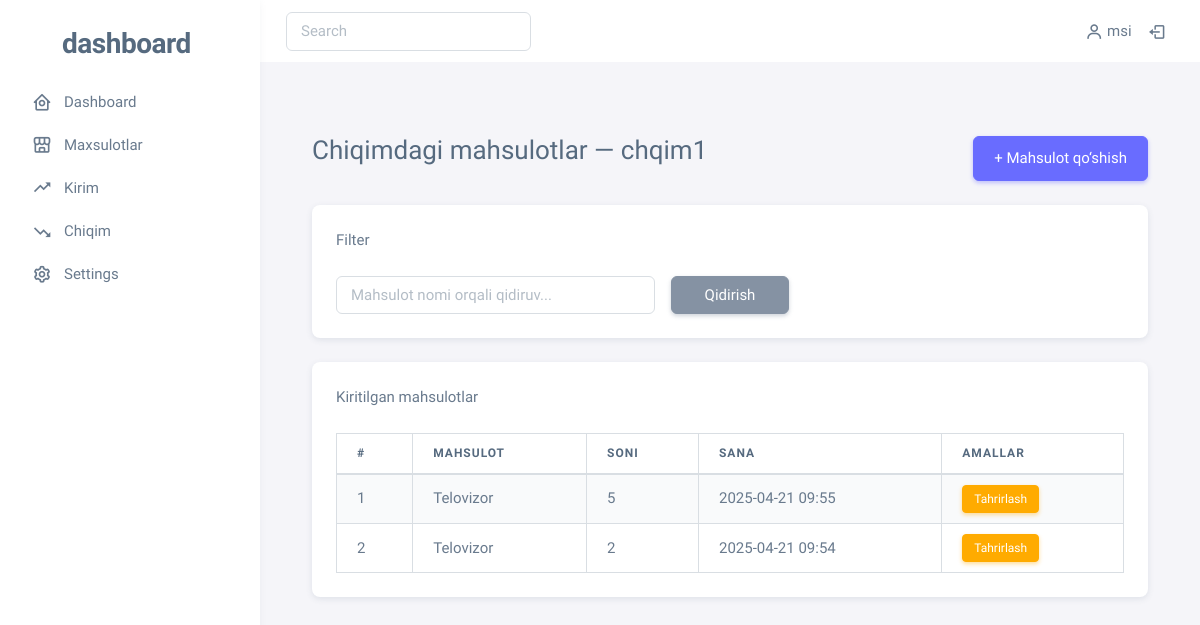
/out/1/ (signed in), run on the app's committed database.
### main/models.py (models this page shows, shortened)
class Out(models.Model):
    description = models.TextField()
    created_at = models.DateTimeField(auto_now_add=True)
    class Meta:
        verbose_name = 'Out'
        verbose_name_plural = 'Outs'
        ordering = ['-created_at']

class OutItem(models.Model):
    out = models.ForeignKey(Out, on_delete=models.CASCADE)
    product = models.ForeignKey(Product, on_delete=models.CASCADE)
    quantity = models.PositiveIntegerField()
    created_at = models.DateTimeField(auto_now_add=True)
    class Meta:
        verbose_name = 'OutItem'
        verbose_name_plural = 'OutItems'
        ordering = ['-created_at']

class Product(models.Model):
    name = models.CharField(max_length=100)
    price = models.DecimalField(max_digits=10, decimal_places=2)
    description = models.TextField()
    quantity = models.PositiveIntegerField()
    created_at = models.DateTimeField(auto_now_add=True)
    category = models.ForeignKey('Category', on_delete=models.SET_NULL, null=True)
    class Meta:
        verbose_name = 'Product'
        verbose_name_plural = 'Products'
        ordering = ['-created_at']

### main/views.py (the view)
# urls.py: path('out/<int:out_id>/', views.out_item, name='out_item'),
@login_required(login_url='login')
def out_item(request, out_id):
    out = Out.objects.get(id=out_id)
    out_items = OutItem.objects.filter(out=out)
    context = {'items': out_items, 'products': Product.objects.all(), 'out': out}
    return render(request, 'out_item.html', context=context)

### templates/out_item.html (shortened to what this page needs)
{% extends 'base.html' %}
{% load static %}
{% block content %}
<div class="container mt-5">
  <div class="d-flex justify-content-between align-items-cout mb-4">
    <h3>Chiqimdagi mahsulotlar — {{ out.description }}</h3>
    <button class="btn btn-primary" data-bs-toggle="modal" data-bs-target="#addItemModal">
      + Mahsulot qo‘shish
    </button>
  </div>
  <div class="card mb-4">
    <div class="card-header">Filter</div>
    <div class="card-body">
      <form method="GET" class="row g-3" action="{% url 'filter_out_item' out.id %}">
        <div class="col-md-5">
          <input type="text" name="search" class="form-control" placeholder="Mahsulot nomi orqali qidiruv..." value="{{ request.GET.search }}">
        </div>
        <div class="col-md-2">
          <button type="submit" class="btn btn-secondary w-100">Qidirish</button>
        </div>
      </form>
    </div>
  </div>
  <div class="card">
    <div class="card-header">Kiritilgan mahsulotlar</div>
    <div class="card-body">
      <table class="table table-bordered table-striped">
        <thead>
          <tr>
            <th>#</th>
            <th>Mahsulot</th>
            <th>Soni</th>
            <th>Sana</th>
            <th>Amallar</th>
          </tr>
        </thead>
        <tbody>
          {% for item in items %}
          <tr>
            <td>{{ forloop.counter }}</td>
            <td>{{ item.product.name }}</td>
            <td>{{ item.quantity }}</td>
            <td>{{ item.created_at|date:"Y-m-d H:i" }}</td>
            <td>
                <a href="{% url 'edit_out_item' item.id %}" class="btn btn-sm btn-warning">Tahrirlash</a>
            </td>
          </tr>
          {% empty %}
          <tr>
            <td colspan="5" class="text-cout">Hozircha hech qanday mahsulot kiritilmagan.</td>
          </tr>
          {% endfor %}
        </tbody>
      </table>
    </div>
  </div>
</div>
{% endblock %}

### templates/base.html (shortened to what this page needs)
<!DOCTYPE html>
{% load static %}
<html lang="en" class="light-style layout-menu-fixed" dir="ltr" data-theme="theme-default" data-assets-path="{% static 'assets/' %}" data-template="vertical-menu-template-free">
  <head>
    <link rel="stylesheet" href="{% static 'assets/vendor/fonts/boxicons.css' %}" />
    <link rel="stylesheet" href="{% static 'assets/vendor/css/core.css' %}" class="template-customizer-core-css" />
    <link rel="stylesheet" href="{% static 'assets/vendor/css/theme-default.css' %}" class="template-customizer-theme-css" />
    <link rel="stylesheet" href="{% static 'assets/css/demo.css' %}" />
    <link rel="stylesheet" href="{% static 'assets/vendor/libs/perfect-scrollbar/perfect-scrollbar.css' %}" />
    <link rel="stylesheet" href="{% static 'assets/vendor/libs/apex-charts/apex-charts.css' %}" />
  </head>
  <body>
    <div class="layout-wrapper layout-content-navbar">
      <div class="layout-container">
        <aside id="layout-menu" class="layout-menu menu-vertical menu bg-menu-theme">
          <div class="app-brand demo">
            <a href="index.html" class="app-brand-link">
              <span class="app-brand-logo demo">
                <svg width="25" viewBox="0 0 25 42" xmlns="http://www.w3.org/2000/svg">
                </svg>
              </span>
              <span class="app-brand-text demo menu-text fw-bolder ms-2">Dashboard</span>
            </a>
          </div>
          <div class="menu-inner py-1">
            <ul class="menu-item">
              <li class="menu-item">
                <a href="{% url 'index' %}" class="menu-link">
                  <i class="menu-icon tf-icons bx bx-home-circle"></i>
                  <div>Dashboard</div>
                </a>
              </li>
              <li class="menu-item">
                <a href="{% url 'products' %}" class="menu-link">
                    <i class='menu-icon bx bx-store-alt'></i>
                  <div>Maxsulotlar</div>
                </a>
              </li>
              <li class="menu-item">
                <a href="{% url 'enter' %}" class="menu-link">
                  <i class='menu-icon bx bx-trending-up'></i>
                  <div>Kirim</div>
                </a>
              </li>
              <li class="menu-item">
                <a href="{% url 'out' %}" class="menu-link">
                  <i class='menu-icon bx bx-trending-down' ></i>
                  <div>Chiqim</div>
                </a>
              </li>
              <li class="menu-item">
                <a href="{% url 'settings' %}" class="menu-link">
                  <i class="menu-icon tf-icons bx bx-cog"></i>
                  <div>Settings</div>
                </a>
              </li>
            </ul>
          </div>
        </aside>
        <div class="layout-page">
          <nav class="layout-navbar container-xxl navbar navbar-expand-xl navbar-light bg-navbar-theme">
            <div class="navbar-nav-right d-flex align-items-center" id="navbar-collapse">
              <form action="#" method="get">
                <input type="search" class="form-control" placeholder="Search" />
              </form>
              <ul class="navbar-nav flex-row align-items-center ms-auto">
                <li class="nav-item">
                  <a href="#" class="nav-link">
                    <i class="bx bx-user"></i>
                    <span class="d-none d-md-inline-block">{{user.username}}</span>
                  </a>
                </li>
                <li class="nav-item">
                  <a href="{% url 'logout' %}" class="nav-link">
                    <i class="bx bx-log-out"></i>
                  </a>
                </li>
              </ul>
            </div>
          </nav>
          <div class="content-wrapper">
            <div class="container-xxl flex-grow-1 container-p-y">
              {% block content %}{% endblock content %}
            </div>
          </div>
        </div>
      </div>
    </div>
  </body>
</html>

### static/assets/css/demo.css (style rules this page uses)
.menu .app-brand.demo { height: 64px; margin-top: 12px; }
.app-brand-logo.demo svg { width: 22px; height: 38px; }
.app-brand-text.demo { font-size: 1.75rem; letter-spacing: -0.5px; text-transform: lowercase; }

### data on the page
Out: description "chqim1"
OutItem: product.name "Telovizor", quantity "5", created_at "2025-04-21 09:55"
OutItem: product.name "Telovizor", quantity "2", created_at "2025-04-21 09:54"

### other printed values
{{ user.username }} "msi"
